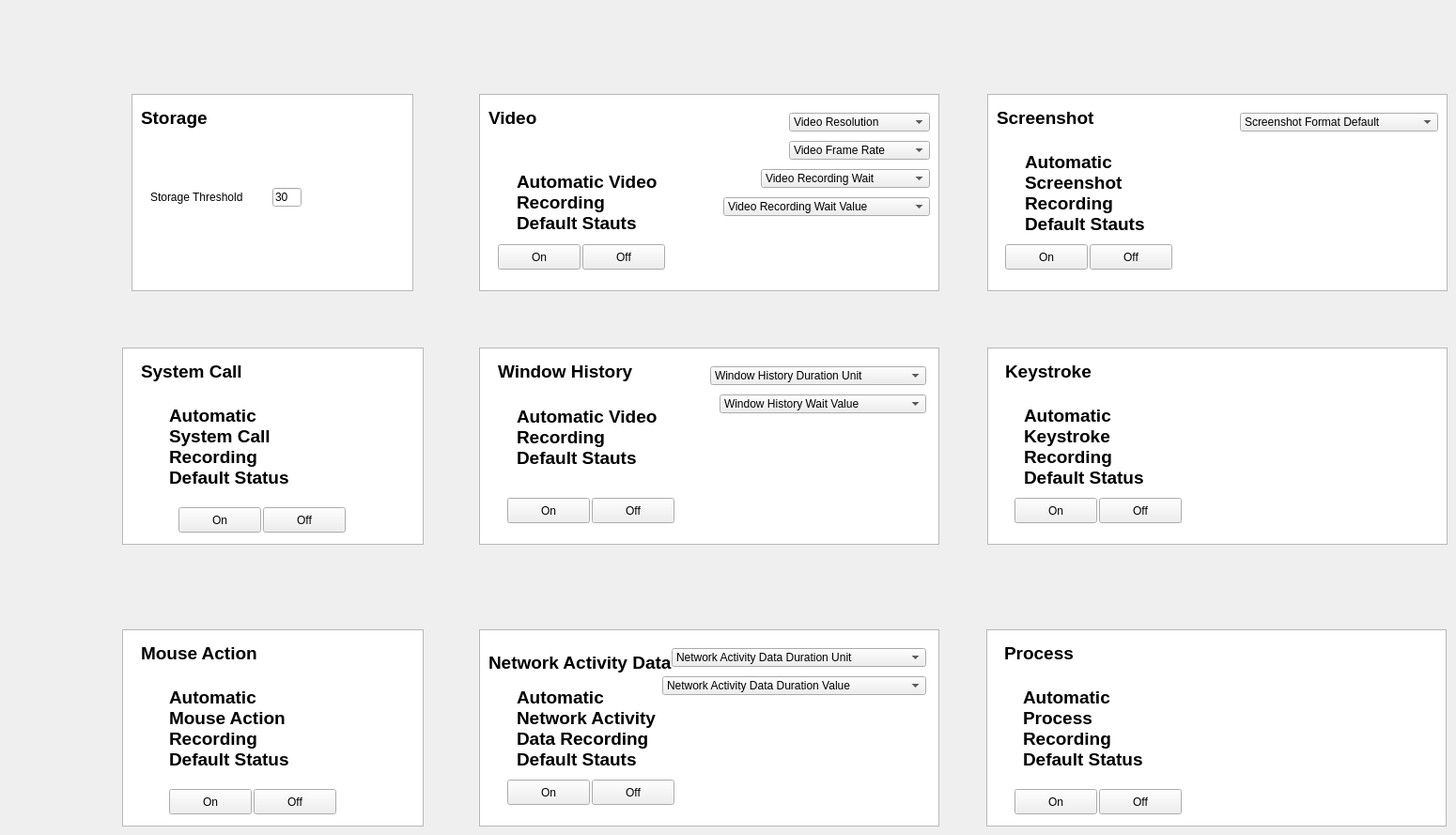
          <widget class="QWidget" name="tab_2">
           <attribute name="title">
            <string>Configuration</string>
           </attribute>
           <widget class="QLabel" name="StorageThreshLabel">
            <property name="geometry">
             <rect>
              <x>160</x>
              <y>200</y>
              <width>131</width>
              <height>20</height>
             </rect>
            </property>
            <property name="font">
             <font/>
            </property>
            <property name="text">
             <string>Storage Threshold</string>
            </property>
            <property name="scaledContents">
             <bool>false</bool>
            </property>
           </widget>
           <widget class="QLabel" name="VideoTitle">
            <property name="geometry">
             <rect>
              <x>520</x>
              <y>100</y>
              <width>151</width>
              <height>51</height>
             </rect>
            </property>
            <property name="font">
             <font>
              <pointsize>14</pointsize>
              <weight>75</weight>
              <bold>true</bold>
             </font>
            </property>
            <property name="text">
             <string>Video</string>
            </property>
           </widget>
           <widget class="QPushButton" name="SystemCallOnButton">
            <property name="geometry">
             <rect>
              <x>190</x>
              <y>540</y>
              <width>88</width>
              <height>27</height>
             </rect>
            </property>
            <property name="text">
             <string>On</string>
            </property>
            <property name="checkable">
             <bool>true</bool>
            </property>
           </widget>
           <widget class="QPushButton" name="KeyStrokeStatOnButton">
            <property name="geometry">
             <rect>
              <x>1080</x>
              <y>530</y>
              <width>88</width>
              <height>27</height>
             </rect>
            </property>
            <property name="text">
             <string>On</string>
            </property>
            <property name="checkable">
             <bool>true</bool>
            </property>
           </widget>
           <widget class="QTableView" name="ScreenshotMainView">
            <property name="geometry">
             <rect>
              <x>1051</x>
              <y>100</y>
              <width>490</width>
              <height>210</height>
             </rect>
            </property>
           </widget>
           <widget class="QComboBox" name="NetworkActivityDataUnit">
            <property name="geometry">
             <rect>
              <x>715</x>
              <y>690</y>
              <width>271</width>
              <height>20</height>
             </rect>
            </property>
            <property name="maximumSize">
             <size>
              <width>300</width>
              <height>20</height>
             </size>
            </property>
            <item>
             <property name="text">
              <string>Network Activity Data Duration Unit</string>
             </property>
            </item>
           </widget>
           <widget class="QLabel" name="NetworkActivityStatus">
            <property name="geometry">
             <rect>
              <x>550</x>
              <y>730</y>
              <width>151</width>
              <height>91</height>
             </rect>
            </property>
            <property name="font">
             <font>
              <pointsize>14</pointsize>
              <weight>75</weight>
              <bold>true</bold>
             </font>
            </property>
            <property name="text">
             <string>Automatic Network Activity Data Recording Default Stauts</string>
            </property>
            <property name="scaledContents">
             <bool>false</bool>
            </property>
            <property name="wordWrap">
             <bool>true</bool>
            </property>
           </widget>
           <widget class="QLabel" name="ProcessTitle">
            <property name="geometry">
             <rect>
              <x>1069</x>
              <y>670</y>
              <width>151</width>
              <height>51</height>
             </rect>
            </property>
            <property name="font">
             <font>
              <pointsize>14</pointsize>
              <weight>75</weight>
              <bold>true</bold>
             </font>
            </property>
            <property name="text">
             <string>Process</string>
            </property>
           </widget>
           <widget class="QPushButton" name="KeyStrokeStatOffButton">
            <property name="geometry">
             <rect>
              <x>1170</x>
              <y>530</y>
              <width>88</width>
              <height>27</height>
             </rect>
            </property>
            <property name="text">
             <string>Off</string>
            </property>
            <property name="checkable">
             <bool>true</bool>
            </property>
           </widget>
           <widget class="QPushButton" name="MouseActOffButton">
            <property name="geometry">
             <rect>
              <x>270</x>
              <y>840</y>
              <width>88</width>
              <height>27</height>
             </rect>
            </property>
            <property name="text">
             <string>Off</string>
            </property>
            <property name="checkable">
             <bool>true</bool>
            </property>
           </widget>
           <widget class="QLabel" name="ProcessStatLabel">
            <property name="geometry">
             <rect>
              <x>1089</x>
              <y>730</y>
              <width>151</width>
              <height>91</height>
             </rect>
            </property>
            <property name="font">
             <font>
              <pointsize>14</pointsize>
              <weight>75</weight>
              <bold>true</bold>
             </font>
            </property>
            <property name="text">
             <string>Automatic Process Recording Default Status</string>
            </property>
            <property name="scaledContents">
             <bool>false</bool>
            </property>
            <property name="wordWrap">
             <bool>true</bool>
            </property>
           </widget>
           <widget class="QLabel" name="WindowHistoryStat">
            <property name="geometry">
             <rect>
              <x>550</x>
              <y>430</y>
              <width>151</width>
              <height>71</height>
             </rect>
            </property>
            <property name="font">
             <font>
              <pointsize>14</pointsize>
              <weight>75</weight>
              <bold>true</bold>
             </font>
            </property>
            <property name="text">
             <string>Automatic Video Recording Default Stauts</string>
            </property>
            <property name="scaledContents">
             <bool>false</bool>
            </property>
            <property name="wordWrap">
             <bool>true</bool>
            </property>
           </widget>
           <widget class="QTableView" name="MouseActView">
            <property name="geometry">
             <rect>
              <x>130</x>
              <y>670</y>
              <width>321</width>
              <height>210</height>
             </rect>
            </property>
           </widget>
           <widget class="QComboBox" name="VideoResolutionSelect">
            <property name="geometry">
             <rect>
              <x>840</x>
              <y>120</y>
              <width>150</width>
              <height>20</height>
             </rect>
            </property>
            <property name="maximumSize">
             <size>
              <width>150</width>
              <height>20</height>
             </size>
            </property>
            <item>
             <property name="text">
              <string>Video Resolution</string>
             </property>
            </item>
            <item>
             <property name="text">
              <string>360</string>
             </property>
            </item>
            <item>
             <property name="text">
              <string>720</string>
             </property>
            </item>
            <item>
             <property name="text">
              <string>480</string>
             </property>
            </item>
            <item>
             <property name="text">
              <string>1080</string>
             </property>
            </item>
           </widget>
           <widget class="QTableView" name="SystemCallConfiguration">
            <property name="geometry">
             <rect>
              <x>130</x>
              <y>370</y>
              <width>321</width>
              <height>210</height>
             </rect>
            </property>
           </widget>
           <widget class="QLabel" name="KeystrokeStatus">
            <property name="geometry">
             <rect>
              <x>1090</x>
              <y>430</y>
              <width>151</width>
              <height>91</height>
             </rect>
            </property>
            <property name="font">
             <font>
              <pointsize>14</pointsize>
              <weight>75</weight>
              <bold>true</bold>
             </font>
            </property>
            <property name="text">
             <string>Automatic Keystroke Recording Default Status</string>
            </property>
            <property name="scaledContents">
             <bool>false</bool>
            </property>
            <property name="wordWrap">
             <bool>true</bool>
            </property>
           </widget>
           <widget class="QPushButton" name="WindowHistoryOffButton">
            <property name="geometry">
             <rect>
              <x>630</x>
              <y>530</y>
              <width>88</width>
              <height>27</height>
             </rect>
            </property>
            <property name="text">
             <string>Off</string>
            </property>
            <property name="checkable">
             <bool>true</bool>
            </property>
           </widget>
           <widget class="QLabel" name="ScreenshotStat">
            <property name="geometry">
             <rect>
              <x>1091</x>
              <y>160</y>
              <width>151</width>
              <height>91</height>
             </rect>
            </property>
            <property name="font">
             <font>
              <pointsize>14</pointsize>
              <weight>75</weight>
              <bold>true</bold>
             </font>
            </property>
            <property name="text">
             <string>Automatic Screenshot Recording Default Stauts</string>
            </property>
            <property name="scaledContents">
             <bool>false</bool>
            </property>
            <property name="wordWrap">
             <bool>true</bool>
            </property>
           </widget>
           <widget class="QTableView" name="VideoConfiguration">
            <property name="geometry">
             <rect>
              <x>510</x>
              <y>100</y>
              <width>490</width>
              <height>210</height>
             </rect>
            </property>
           </widget>
           <widget class="QComboBox" name="NetworkActivityDataWaiValue">
            <property name="geometry">
             <rect>
              <x>705</x>
              <y>720</y>
              <width>281</width>
              <height>20</height>
             </rect>
            </property>
            <property name="maximumSize">
             <size>
              <width>300</width>
              <height>20</height>
             </size>
            </property>
            <item>
             <property name="text">
              <string>Network Activity Data Duration Value</string>
             </property>
            </item>
           </widget>
           <widget class="QLabel" name="MouseActStatus">
            <property name="geometry">
             <rect>
              <x>180</x>
              <y>730</y>
              <width>151</width>
              <height>91</height>
             </rect>
            </property>
            <property name="font">
             <font>
              <pointsize>14</pointsize>
              <weight>75</weight>
              <bold>true</bold>
             </font>
            </property>
            <property name="text">
             <string>Automatic Mouse Action Recording Default Status</string>
            </property>
            <property name="scaledContents">
             <bool>false</bool>
            </property>
            <property name="wordWrap">
             <bool>true</bool>
            </property>
           </widget>
           <widget class="QComboBox" name="ScreenshotFormatDrop">
            <property name="geometry">
             <rect>
              <x>1320</x>
              <y>120</y>
              <width>211</width>
              <height>20</height>
             </rect>
            </property>
            <property name="maximumSize">
             <size>
              <width>220</width>
              <height>20</height>
             </size>
            </property>
            <item>
             <property name="text">
              <string>Screenshot Format Default</string>
             </property>
            </item>
            <item>
             <property name="text">
              <string>JPG</string>
             </property>
            </item>
            <item>
             <property name="text">
              <string>PNG</string>
             </property>
            </item>
           </widget>
           <widget class="QPushButton" name="ScreenshotStatOffButton">
            <property name="geometry">
             <rect>
              <x>1160</x>
              <y>260</y>
              <width>88</width>
              <height>27</height>
             </rect>
            </property>
            <property name="text">
             <string>Off</string>
            </property>
            <property name="checkable">
             <bool>true</bool>
            </property>
           </widget>
           <widget class="QTableView" name="WindowHistoryView">
            <property name="geometry">
             <rect>
              <x>510</x>
              <y>370</y>
              <width>490</width>
              <height>210</height>
             </rect>
            </property>
           </widget>
           <widget class="QPushButton" name="ScreenshotStatOnButton">
            <property name="geometry">
             <rect>
              <x>1070</x>
              <y>260</y>
              <width>88</width>
              <height>27</height>
             </rect>
            </property>
            <property name="text">
             <string>On</string>
            </property>
            <property name="checkable">
             <bool>true</bool>
            </property>
           </widget>
           <widget class="QTableView" name="StorageContV">
            <property name="geometry">
             <rect>
              <x>140</x>
              <y>100</y>
              <width>300</width>
              <height>210</height>
             </rect>
            </property>
           </widget>
           <widget class="QComboBox" name="WindowHistoryDurUnit">
            <property name="geometry">
             <rect>
              <x>756</x>
              <y>390</y>
              <width>230</width>
              <height>20</height>
             </rect>
            </property>
            <property name="maximumSize">
             <size>
              <width>250</width>
              <height>20</height>
             </size>
            </property>
            <item>
             <property name="text">
              <string>Window History Duration Unit</string>
             </property>
            </item>
           </widget>
           <widget class="QPushButton" name="NetworkActivityDataOffButton">
            <property name="geometry">
             <rect>
              <x>630</x>
              <y>830</y>
              <width>88</width>
              <height>27</height>
             </rect>
            </property>
            <property name="text">
             <string>Off</string>
            </property>
            <property name="checkable">
             <bool>true</bool>
            </property>
           </widget>
           <widget class="QPushButton" name="VideoStatusOffButton">
            <property name="geometry">
             <rect>
              <x>620</x>
              <y>260</y>
              <width>88</width>
              <height>27</height>
             </rect>
            </property>
            <property name="text">
             <string>Off</string>
            </property>
            <property name="checkable">
             <bool>true</bool>
            </property>
            <property name="checked">
             <bool>false</bool>
            </property>
           </widget>
           <widget class="QComboBox" name="WaitValueSelection">
            <property name="geometry">
             <rect>
              <x>770</x>
              <y>210</y>
              <width>220</width>
              <height>20</height>
             </rect>
            </property>
            <property name="maximumSize">
             <size>
              <width>220</width>
              <height>20</height>
             </size>
            </property>
            <item>
             <property name="text">
              <string>Video Recording Wait Value</string>
             </property>
            </item>
            <item>
             <property name="text">
              <string>Seconds</string>
             </property>
            </item>
            <item>
             <property name="text">
              <string>Minutes</string>
             </property>
            </item>
            <item>
             <property name="text">
              <string>Hours</string>
             </property>
            </item>
           </widget>
           <widget class="QComboBox" name="WindowHistoryWaitVal">
            <property name="geometry">
             <rect>
              <x>766</x>
              <y>420</y>
              <width>220</width>
              <height>20</height>
             </rect>
            </property>
            <property name="maximumSize">
             <size>
              <width>220</width>
              <height>20</height>
             </size>
            </property>
            <item>
             <property name="text">
              <string>Window History Wait Value</string>
             </property>
            </item>
           </widget>
           <widget class="QPushButton" name="WindowHistoryOnButton">
            <property name="geometry">
             <rect>
              <x>540</x>
              <y>530</y>
              <width>88</width>
              <height>27</height>
             </rect>
            </property>
            <property name="text">
             <string>On</string>
            </property>
            <property name="checkable">
             <bool>true</bool>
            </property>
           </widget>
           <widget class="QTableView" name="ProcessMainView">
            <property name="geometry">
             <rect>
              <x>1050</x>
              <y>670</y>
              <width>490</width>
              <height>210</height>
             </rect>
            </property>
           </widget>
           <widget class="QPushButton" name="VideoStatOnButton">
            <property name="geometry">
             <rect>
              <x>530</x>
              <y>260</y>
              <width>88</width>
              <height>27</height>
             </rect>
            </property>
            <property name="text">
             <string>On</string>
            </property>
            <property name="checkable">
             <bool>true</bool>
            </property>
            <property name="checked">
             <bool>false</bool>
            </property>
           </widget>
           <widget class="QLabel" name="ScreenshotTitle">
            <property name="geometry">
             <rect>
              <x>1061</x>
              <y>100</y>
              <width>151</width>
              <height>51</height>
             </rect>
            </property>
            <property name="font">
             <font>
              <pointsize>14</pointsize>
              <weight>75</weight>
              <bold>true</bold>
             </font>
            </property>
            <property name="text">
             <string>Screenshot</string>
            </property>
           </widget>
           <widget class="QLabel" name="NetworkActivityDataLabel">
            <property name="geometry">
             <rect>
              <x>520</x>
              <y>680</y>
              <width>201</width>
              <height>51</height>
             </rect>
            </property>
            <property name="font">
             <font>
              <pointsize>14</pointsize>
              <weight>75</weight>
              <bold>true</bold>
             </font>
            </property>
            <property name="text">
             <string>Network Activity Data</string>
            </property>
           </widget>
           <widget class="QLabel" name="VideoAutoStat">
            <property name="geometry">
             <rect>
              <x>550</x>
              <y>180</y>
              <width>151</width>
              <height>71</height>
             </rect>
            </property>
            <property name="font">
             <font>
              <pointsize>14</pointsize>
              <weight>75</weight>
              <bold>true</bold>
             </font>
            </property>
            <property name="text">
             <string>Automatic Video Recording Default Stauts</string>
            </property>
            <property name="scaledContents">
             <bool>false</bool>
            </property>
            <property name="wordWrap">
             <bool>true</bool>
            </property>
           </widget>
           <widget class="QLabel" name="KeystrokeMainLabel">
            <property name="geometry">
             <rect>
              <x>1070</x>
              <y>370</y>
              <width>151</width>
              <height>51</height>
             </rect>
            </property>
            <property name="font">
             <font>
              <pointsize>14</pointsize>
              <weight>75</weight>
              <bold>true</bold>
             </font>
            </property>
            <property name="text">
             <string>Keystroke</string>
            </property>
           </widget>
           <widget class="QLineEdit" name="StorageInValue">
            <property name="geometry">
             <rect>
              <x>290</x>
              <y>200</y>
              <width>31</width>
              <height>20</height>
             </rect>
            </property>
            <property name="text">
             <string>30</string>
            </property>
            <property name="maxLength">
             <number>2</number>
            </property>
           </widget>
           <widget class="QTableView" name="KeystrokeMainView">
            <property name="geometry">
             <rect>
              <x>1051</x>
              <y>370</y>
              <width>490</width>
              <height>210</height>
             </rect>
            </property>
           </widget>
           <widget class="QComboBox" name="VideoWaitSelection">
            <property name="geometry">
             <rect>
              <x>810</x>
              <y>180</y>
              <width>180</width>
              <height>20</height>
             </rect>
            </property>
            <property name="maximumSize">
             <size>
              <width>180</width>
              <height>20</height>
             </size>
            </property>
            <item>
             <property name="text">
              <string>Video Recording Wait</string>
             </property>
            </item>
            <item>
             <property name="text">
              <string>15</string>
             </property>
            </item>
            <item>
             <property name="text">
              <string>30</string>
             </property>
            </item>
           </widget>
           <widget class="QLabel" name="SysCallStatus">
            <property name="geometry">
             <rect>
              <x>180</x>
              <y>430</y>
              <width>151</width>
              <height>91</height>
             </rect>
            </property>
            <property name="font">
             <font>
              <pointsize>14</pointsize>
              <weight>75</weight>
              <bold>true</bold>
             </font>
            </property>
            <property name="text">
             <string>Automatic System Call Recording Default Status</string>
            </property>
            <property name="scaledContents">
             <bool>false</bool>
            </property>
            <property name="wordWrap">
             <bool>true</bool>
            </property>
           </widget>
           <widget class="QPushButton" name="SystemCallOffButton">
            <property name="geometry">
             <rect>
              <x>280</x>
              <y>540</y>
              <width>88</width>
              <height>27</height>
             </rect>
            </property>
            <property name="text">
             <string>Off</string>
            </property>
            <property name="checkable">
             <bool>true</bool>
            </property>
           </widget>
           <widget class="QLabel" name="MouseActionTitle">
            <property name="geometry">
             <rect>
              <x>150</x>
              <y>670</y>
              <width>151</width>
              <height>51</height>
             </rect>
            </property>
            <property name="font">
             <font>
              <pointsize>14</pointsize>
              <weight>75</weight>
              <bold>true</bold>
             </font>
            </property>
            <property name="text">
             <string>Mouse Action</string>
            </property>
           </widget>
           <widget class="QPushButton" name="ProcessStatOffButton">
            <property name="geometry">
             <rect>
              <x>1170</x>
              <y>840</y>
              <width>88</width>
              <height>27</height>
             </rect>
            </property>
            <property name="text">
             <string>Off</string>
            </property>
            <property name="checkable">
             <bool>true</bool>
            </property>
           </widget>
           <widget class="QLabel" name="SystemCallLabel">
            <property name="geometry">
             <rect>
              <x>150</x>
              <y>370</y>
              <width>151</width>
              <height>51</height>
             </rect>
            </property>
            <property name="font">
             <font>
              <pointsize>14</pointsize>
              <weight>75</weight>
              <bold>true</bold>
             </font>
            </property>
            <property name="text">
             <string>System Call</string>
            </property>
           </widget>
           <widget class="QLabel" name="WindowHistLabel">
            <property name="geometry">
             <rect>
              <x>530</x>
              <y>370</y>
              <width>151</width>
              <height>51</height>
             </rect>
            </property>
            <property name="font">
             <font>
              <pointsize>14</pointsize>
              <weight>75</weight>
              <bold>true</bold>
             </font>
            </property>
            <property name="text">
             <string>Window History</string>
            </property>
           </widget>
           <widget class="QTableView" name="NetworkActivityDataView">
            <property name="geometry">
             <rect>
              <x>510</x>
              <y>670</y>
              <width>490</width>
              <height>210</height>
             </rect>
            </property>
           </widget>
           <widget class="QPushButton" name="NetworkActivityDataOnButton">
            <property name="geometry">
             <rect>
              <x>540</x>
              <y>830</y>
              <width>88</width>
              <height>27</height>
             </rect>
            </property>
            <property name="text">
             <string>On</string>
            </property>
            <property name="checkable">
             <bool>true</bool>
            </property>
           </widget>
           <widget class="QComboBox" name="FrameRateSelect">
            <property name="geometry">
             <rect>
              <x>840</x>
              <y>150</y>
              <width>150</width>
              <height>20</height>
             </rect>
            </property>
            <property name="maximumSize">
             <size>
              <width>150</width>
              <height>20</height>
             </size>
            </property>
            <item>
             <property name="text">
              <string>Video Frame Rate</string>
             </property>
            </item>
            <item>
             <property name="text">
              <string>15</string>
             </property>
            </item>
            <item>
             <property name="text">
              <string>30</string>
             </property>
            </item>
           </widget>
           <widget class="QPushButton" name="ProcessStatOnButton">
            <property name="geometry">
             <rect>
              <x>1080</x>
              <y>840</y>
              <width>88</width>
              <height>27</height>
             </rect>
            </property>
            <property name="text">
             <string>On</string>
            </property>
            <property name="checkable">
             <bool>true</bool>
            </property>
           </widget>
           <widget class="QPushButton" name="MouseActOnButton">
            <property name="geometry">
             <rect>
              <x>180</x>
              <y>840</y>
              <width>88</width>
              <height>27</height>
             </rect>
            </property>
            <property name="text">
             <string>On</string>
            </property>
            <property name="checkable">
             <bool>true</bool>
            </property>
           </widget>
           <widget class="QLabel" name="StorageTitle">
            <property name="geometry">
             <rect>
              <x>150</x>
              <y>100</y>
              <width>151</width>
              <height>51</height>
             </rect>
            </property>
            <property name="font">
             <font>
              <pointsize>14</pointsize>
              <weight>75</weight>
              <bold>true</bold>
             </font>
            </property>
            <property name="text">
             <string>Storage</string>
            </property>
           </widget>
           <zorder>MouseActView</zorder>
           <zorder>WindowHistoryView</zorder>
           <zorder>VideoConfiguration</zorder>
           <zorder>KeystrokeMainView</zorder>
           <zorder>ScreenshotMainView</zorder>
           <zorder>ProcessMainView</zorder>
           <zorder>NetworkActivityDataView</zorder>
           <zorder>SystemCallConfiguration</zorder>
           <zorder>StorageContV</zorder>
           <zorder>StorageThreshLabel</zorder>
           <zorder>VideoTitle</zorder>
           <zorder>SystemCallOnButton</zorder>
           <zorder>KeyStrokeStatOnButton</zorder>
           <zorder>NetworkActivityDataUnit</zorder>
           <zorder>NetworkActivityStatus</zorder>
           <zorder>ProcessTitle</zorder>
           <zorder>KeyStrokeStatOffButton</zorder>
           <zorder>MouseActOffButton</zorder>
           <zorder>ProcessStatLabel</zorder>
           <zorder>WindowHistoryStat</zorder>
           <zorder>VideoResolutionSelect</zorder>
           <zorder>KeystrokeStatus</zorder>
           <zorder>WindowHistoryOffButton</zorder>
           <zorder>ScreenshotStat</zorder>
           <zorder>NetworkActivityDataWaiValue</zorder>
           <zorder>MouseActStatus</zorder>
           <zorder>ScreenshotFormatDrop</zorder>
           <zorder>ScreenshotStatOffButton</zorder>
           <zorder>ScreenshotStatOnButton</zorder>
           <zorder>WindowHistoryDurUnit</zorder>
           <zorder>NetworkActivityDataOffButton</zorder>
           <zorder>VideoStatusOffButton</zorder>
           <zorder>WaitValueSelection</zorder>
           <zorder>WindowHistoryWaitVal</zorder>
           <zorder>WindowHistoryOnButton</zorder>
           <zorder>VideoStatOnButton</zorder>
           <zorder>ScreenshotTitle</zorder>
           <zorder>NetworkActivityDataLabel</zorder>
           <zorder>VideoAutoStat</zorder>
           <zorder>KeystrokeMainLabel</zorder>
           <zorder>StorageInValue</zorder>
           <zorder>VideoWaitSelection</zorder>
           <zorder>SysCallStatus</zorder>
           <zorder>SystemCallOffButton</zorder>
           <zorder>MouseActionTitle</zorder>
           <zorder>ProcessStatOffButton</zorder>
           <zorder>SystemCallLabel</zorder>
           <zorder>WindowHistLabel</zorder>
           <zorder>NetworkActivityDataOnButton</zorder>
           <zorder>FrameRateSelect</zorder>
           <zorder>ProcessStatOnButton</zorder>
           <zorder>MouseActOnButton</zorder>
           <zorder>StorageTitle</zorder>
          </widget>
